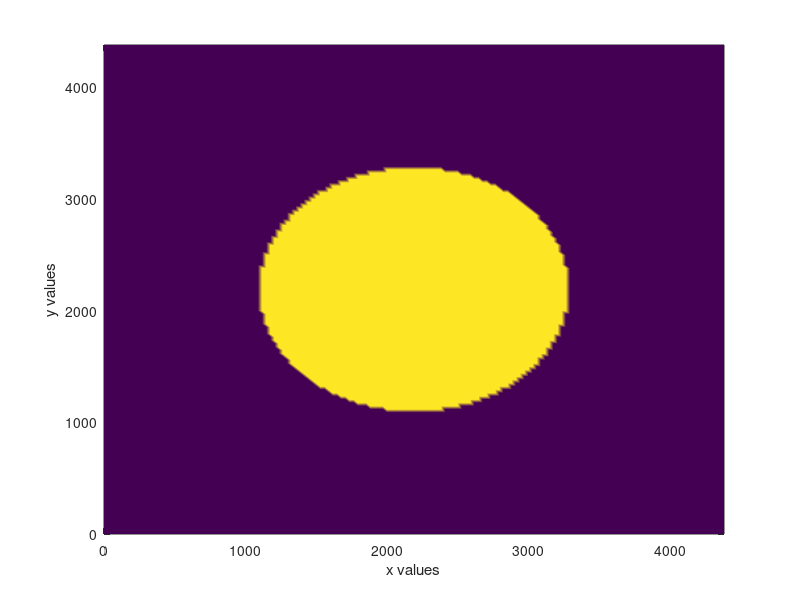

Here is the MATLAB script that generated this plot: (Note: this script raises an error after producing the figure.)
% Define constants
L_left = 0;
L_right = 4380;
nx = 150;
ny = nx;
dx = (L_right - L_left) / (nx - 1);
dy = dx;
h = dx;

% Define Mesh
x = linspace(L_left, L_right, nx);
y = linspace(L_left, L_right, ny);
[X, Y] = meshgrid(x, y);
M = length(x);

% Time Steps
dt = 1/3;
N_t = 77;       % Total time steps
N_point = nx * ny;    % Total grid points
%% Parameteres 
% free of PINN
D_0_pinn = 1238;
r_pinn = 0.5278;
K_pinn = 2690;
alpha_pinn = 1.0452;
beta_pinn = 1.9334;

% free of MLE
D_0_mle = 1638;
r_mle = 0.2522;
K_mle = 2586;
alpha_mle = 1.1621;
beta_mle = 1.6121;

% fixed
gamma = 1;
eta = 0;

% Initialize the concentration field
U_pinn = zeros(ny,nx);
U_mle = U_pinn;
%circle
U_pinn = sqrt((X-L_right/2).^2 + (Y-L_right/2).^2) < 0.25*L_right;
U_mle = U_pinn;
U_pinn = U_pinn*K_pinn;
U_mle = U_mle*K_mle;
% Plot initial condition
figure
pcolor(X, Y, U_pinn); shading interp;
hold on
xlabel('x values');
ylabel('y values');

% Flatten grid for vectorized operations
U_pinn = U_pinn(:);
U_mle = U_mle(:);
% Define the coefficients for Crank-Nicolson method of PINN
D_pinn = @(U) D_0_pinn*(U/K_pinn).^eta;
f_pinn = @(U) r_pinn*U.^alpha_pinn.*(abs(1-(U/K_pinn)).^gamma).^beta_pinn.*sign(1-(U/K_pinn));

% Define the coefficients for Crank-Nicolson method of MLE
D_mle = @(U) D_0_mle*(U/K_mle).^eta;
f_mle = @(U) r_mle*U.^alpha_mle.*(abs(1-(U/K_mle)).^gamma).^beta_mle.*sign(1-(U/K_mle));

% Construct the finite volume matrices
I = speye(nx * ny);
e = ones(nx, 1);
Lx = spdiags([e -2*e e], [-1 0 1], nx, nx);
Ly = spdiags([e -2*e e], [-1 0 1], ny, ny);

% Apply zero Neumann boundary conditions
Lx(1, 2) = 2; Lx(nx, nx-1) = 2; % Neumann BC
Ly(1, 2) = 2; Ly(ny, ny-1) = 2; % Neumann BC

Dx = kron(I(1:ny, 1:ny), Lx) / delta_x^2;
Dy = kron(Ly, I(1:nx, 1:nx)) / delta_y^2;
Lap = Dx + Dy;

% Time stepping loop
U_pinn_total = zeros(N_point*N_t,1);
for n = 1:N_t
    D_U_pinn = D_pinn(U_pinn);
    A_left = I - dt / 2 * spdiags(D_U_pinn, 0, nx * ny, nx * ny) * Lap;
    A_right = I + dt / 2 * spdiags(D_U_pinn, 0, nx * ny, nx * ny) * Lap;

    % Compute the source term at the current time step
    f_U_pinn = f_pinn(U_pinn);
    
    % Compute the right-hand side
    b_pinn = A_right*U_pinn + dt*f_U_pinn;
    
    % Solve the linear system for the next time step
    U_pinn = A_left \ b_pinn;
    U_pinn_total((i - 1) * N_point + 1:i * N_point) = U_pinn;
end

for n = 1:N_t
    D_U_mle = D_mle(U_mle);
    A_left = I - dt / 2 * spdiags(D_U_mle, 0, nx * ny, nx * ny) * Lap;
    A_right = I + dt / 2 * spdiags(D_U_mle, 0, nx * ny, nx * ny) * Lap;

    % Compute the source term at the current time step
    f_U_mle = f_mle(U_mle);
    
    % Compute the right-hand side
    b_mle = A_right*U_mle + dt*f_U_mle;
    
    % Solve the linear system for the next time step
    U_mle = A_left \ b_mle;
end
% Plot at final time
figure
U_pinn = reshape(U_pinn, nx, ny);
pcolor(X, Y, U_pinn); shading interp;
xlabel('x values');
ylabel('y values');

% Compute error
U_pinn = reshape(U_pinn, nx*ny, 1);
U_exact = density(1:150,1:150,77);
U_exact(isnan(U_exact)) = 0;
U_exact = reshape(U_exact, 150*150, 1);
Error_pinn = sqrt(sum(((U_pinn - U_exact)).^2)/(nx*ny));
Error_mle = sqrt(sum(((U_mle - U_exact)).^2)/(nx*ny));

% Display results
disp(['Error_pinn: ', num2str(Error_pinn)]);
disp(['Error_mle: ', num2str(Error_mle)]);

% Create vector of experimental data at all time steps
U_total = zeros(N_point * N_t, 1);
for i = 1:N_t
    U = density(:, :, i);
    U(isnan(U)) = 0;  % Replace NaN values with 0
    U = reshape(U, N_point, 1);
    U_total((i - 1) * N_point + 1:i * N_point) = U;
end

% Calculate AIC & BIC
n = N_point*N_t;        % Number of data points
k = 946; % Number of parameters in the Neural Network
residuals = U_total - U_pinn_total; % Model residuals

% Compute log-likelihood assuming Gaussian errors
sigma2 = var(residuals);       % Variance of residuals
logL = -0.5 * n * log(2 * pi * sigma2) - 0.5 * sum(residuals.^2) / sigma2;

% Formula
AIC = 2 * k - 2 * logL;
BIC = k * log(n) - 2 * logL;

% Display results
disp(['AIC: ', num2str(AIC)]);
disp(['BIC: ', num2str(BIC)]);
